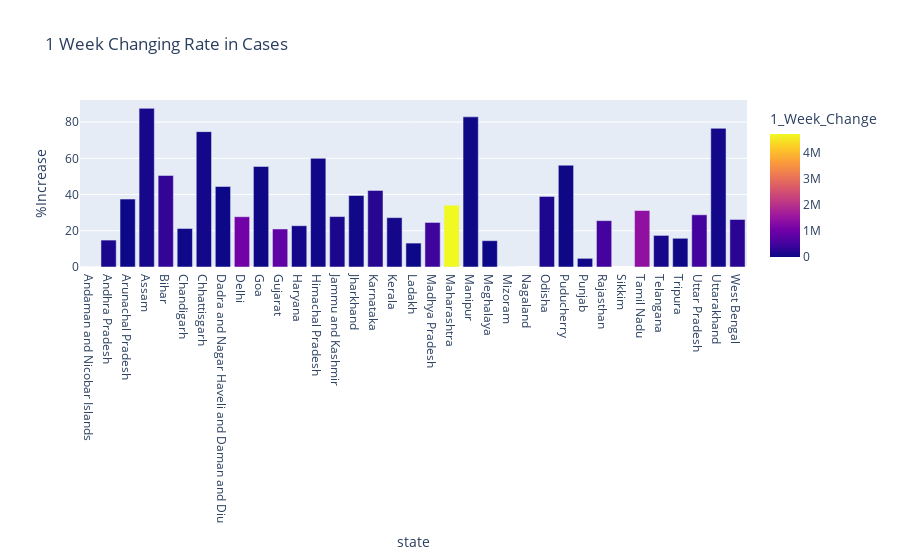

Notebook code cell kept with this figure:
### Code cell
# 1-week State-Wise Changes Visualization




fig = px.bar(grouped_covid_data, x='state', y='%Increase', color='1_Week_Change', title='1 Week Changing Rate in Cases')
fig.show()

### Figure 1 — Plotly figure (JSON) as saved in the notebook; plotly's stock layout.template omitted (floating-point values rounded to 4 significant figures)
{"data": [{"alignmentgroup": "True", "hovertemplate": "state=%{x}<br>%Increase=%{y}<br>1_Week_Change=%{marker.color}<extra></extra>", "legendgroup": "", "marker": {"color": [0, 118416, 144, 84672, 352992, 14832, 45360, 192, 1044624, 9504, 836736, 75312, 33024, 127152, 40656, 237024, 63648, 1872, 459888, 4727664, 7248, 624, 0, 336, 145152, 5232, 28320, 505536, 192, 1416960, 92400, 8784, 506112, 50784, 268992], "coloraxis": "coloraxis", "pattern": {"shape": ""}}, "name": "", "offsetgroup": "", "orientation": "v", "showlegend": false, "textposition": "auto", "type": "bar", "x": ["Andaman and Nicobar Islands", "Andhra Pradesh", "Arunachal Pradesh", "Assam", "Bihar", "Chandigarh", "Chhattisgarh", "Dadra and Nagar Haveli and Daman and Diu", "Delhi", "Goa", "Gujarat", "Haryana", "Himachal Pradesh", "Jammu and Kashmir", "Jharkhand", "Karnataka", "Kerala", "Ladakh", "Madhya Pradesh", "Maharashtra", "Manipur", "Meghalaya", "Mizoram", "Nagaland", "Odisha", "Puducherry", "Punjab", "Rajasthan", "Sikkim", "Tamil Nadu", "Telangana", "Tripura", "Uttar Pradesh", "Uttarakhand", "West Bengal"], "xaxis": "x", "y": [0, 14.86, 37.5, 87.59, 50.53, 21.26, 74.73, 44.44, 27.76, 55.51, 21.0, 22.78, 60.0, 27.84, 39.46, 42.28, 27.26, 13.2, 24.6, 34.14, 82.89, 14.53, 0, null, 38.97, 56.2, 4.779, 25.59, null, 31.18, 17.43, 15.85, 28.82, 76.56, 26.25], "yaxis": "y"}], "layout": {"autosize": true, "barmode": "relative", "coloraxis": {"colorbar": {"title": {"text": "1_Week_Change"}}, "colorscale": [[0, "#0d0887"], [0.1111, "#46039f"], [0.2222, "#7201a8"], [0.3333, "#9c179e"], [0.4444, "#bd3786"], [0.5556, "#d8576b"], [0.6667, "#ed7953"], [0.7778, "#fb9f3a"], [0.8889, "#fdca26"], [1, "#f0f921"]]}, "legend": {"tracegroupgap": 0}, "title": {"text": "1 Week Changing Rate in Cases"}, "xaxis": {"anchor": "y", "autorange": true, "domain": [0, 1], "range": [-0.5, 34.5], "title": {"text": "state"}, "type": "category"}, "yaxis": {"anchor": "x", "autorange": true, "domain": [0, 1], "range": [0, 92.2], "title": {"text": "%Increase"}, "type": "linear"}}}
